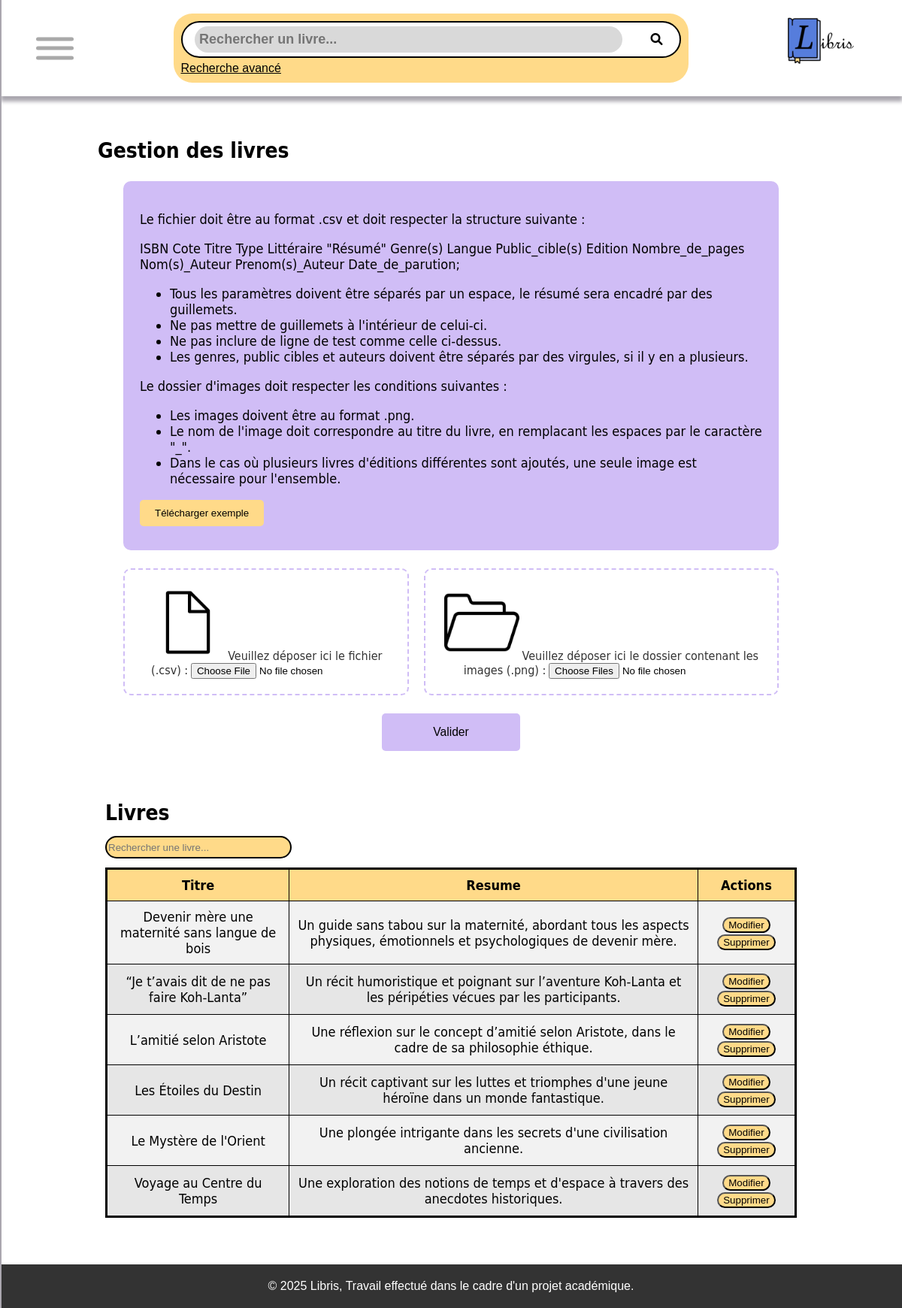
Page /Libris/gestion-livres.php (signed in) on the earlier database version.
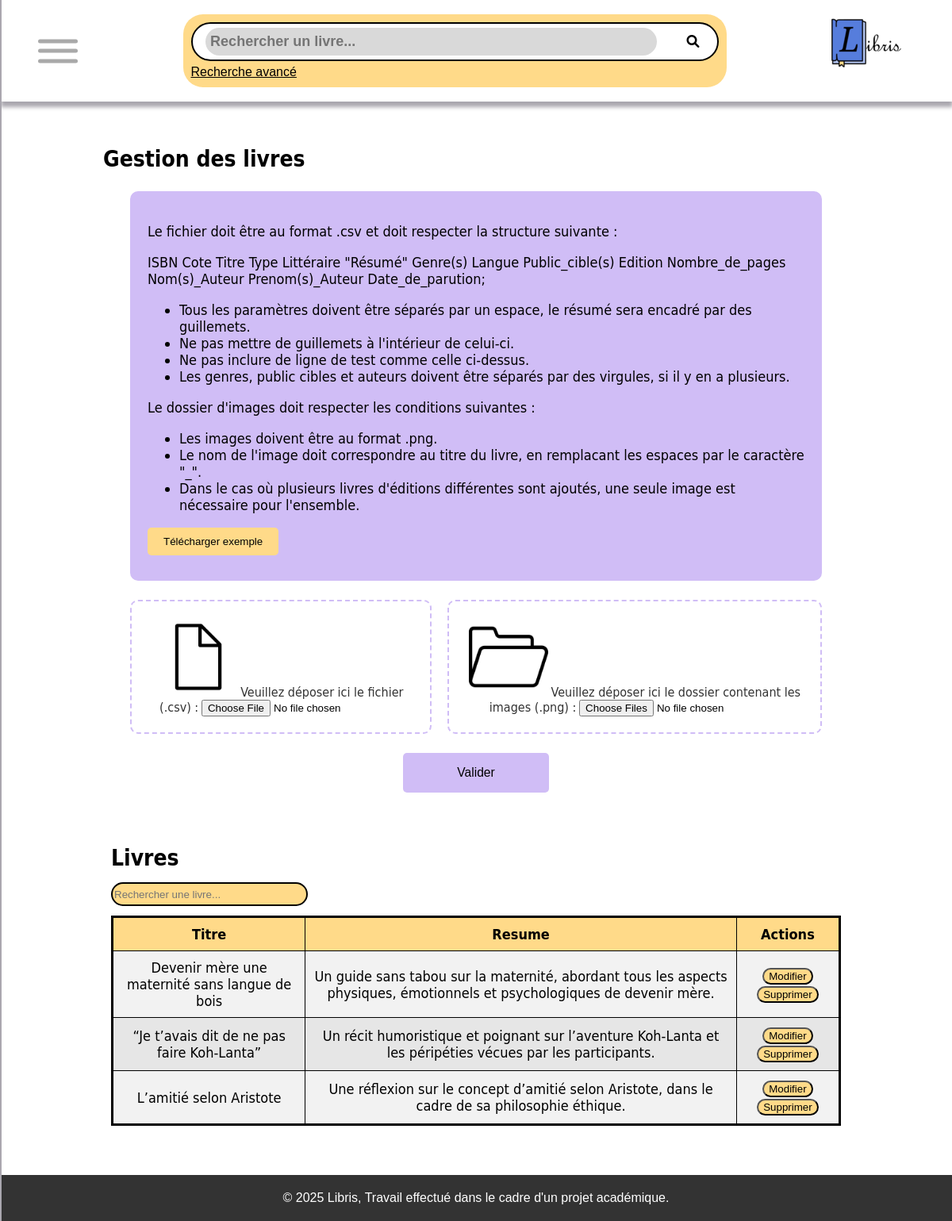
Same page on the later database version.
### tables this page shows
CREATE TABLE IF NOT EXISTS `livre` (
  `id_livre` int NOT NULL AUTO_INCREMENT,
  `cote_livre` varchar(10) NOT NULL,
  `titre_livre` varchar(50) NOT NULL,
  `type_litteraire` varchar(50) NOT NULL,
  `img_couverture` varchar(1000) NOT NULL,
  `resume` varchar(2000) NOT NULL,
  PRIMARY KEY (`id_livre`)
);

### Libris/gestion-livres.php (the view, shortened to what this page needs)
<?php
require_once "header.php";
$stmt = $conn->prepare("SELECT id_livre,titre_livre,resume,img_couverture FROM livre");
$stmt->execute();
$livres = $stmt->fetchAll(PDO::FETCH_ASSOC);
?>
<main class="gestion-livres">
    <h1>Gestion des livres</h1>
    <div class="ajout_livre">
        <div class ="info-style-container">
            <div class="info-style-fichier">
                <p>Le fichier doit être au format .csv et doit respecter la structure suivante :</p>
                <p>ISBN Cote Titre Type Littéraire "Résumé" Genre(s) Langue Public_cible(s) Edition Nombre_de_pages Nom(s)_Auteur Prenom(s)_Auteur Date_de_parution;</p>
                <ul>
                    <li> Tous les paramètres doivent être séparés par un espace, le résumé sera encadré par des guillemets.</li>
                    <li> Ne pas mettre de guillemets à l'intérieur de celui-ci.</li>
                    <li> Ne pas inclure de ligne de test comme celle ci-dessus.</li>
                    <li> Les genres, public cibles et auteurs doivent être séparés par des virgules, si il y en a plusieurs.</li>
                </ul>
                <p>Le dossier d'images doit respecter les conditions suivantes :</p>
                <ul>
                    <li> Les images doivent être au format .png.</li>
                    <li> Le nom de l'image doit correspondre au titre du livre, en remplacant les espaces par le caractère "_".</li>
                    <li> Dans le cas où plusieurs livres d'éditions différentes sont ajoutés, une seule image est nécessaire pour l'ensemble.</li>
                </ul>
                <a class="btn_ex_csv" href="Exemple/exemple.csv" download = "exemple.csv"> <button>Télécharger exemple</button></a>
            </div>
        </div>
        <form method="post" enctype="multipart/form-data">
            <div class="drop-zones-container">
                <div class="drop-zone" id="drop-zone-file">
                    <img src="img/nouveau-fichier.png" alt="UploadFich">
                    <label for="fileToUpload">Veuillez déposer ici le fichier (.csv) :</label>
                    <input type="file" name="fileToUpload" id="fileToUpload">
                </div>
                <div class="drop-zone" id="drop-zone-folder">
                    <img src="img/dossier.png" alt="UploadDoss">
                    <label for="folderToUpload[]">Veuillez déposer ici le dossier contenant les images (.png) :</label>
                    <input type="file" name="folderToUpload[]" id="folderToUpload" multiple directory="" webkitdirectory="" mozdirectory="">
                </div>
            </div>
            <div class="btn_valider_ajout container">
                <button type="submit" value="Valider" name="envoyer" class="btn_valider_ajout"> Valider </button>
            </div>
        </form>
        <div class="gestion_livre">
            <h1>Livres</h1>
            <input type="text" id="search-reservations-input" placeholder="Rechercher une livre..." onkeyup="search()">
            <table class="table-emprunts-reservations table-gestion" id="table-reservations">
                <thead>
                <tr>
                    <th>Titre</th>
                    <th>Resume</th>
                    <th>Actions</th>
                </tr>
                </thead>
                <tbody>
                <?php
                foreach ($livres as $livre) {
                    echo "<tr>";
                    echo "<td>". $livre["titre_livre"] ."</td>";
                    echo "<td>". $livre["resume"]. "</td>";
                    echo "<td>
                    <button onclick=\"popupModifie('".$livre["id_livre"]."','".$livre["titre_livre"]."','".$livre["resume"]."')\">Modifier</button>
                    <button onclick=\"popupSupprime('".$livre["id_livre"]."')\">Supprimer</button>";
                    echo "</td>";
                    echo "</tr>";
                }
                ?>
                </tbody>
            </table>
        </div>
    </div>
</main>
<?php
require_once "footer.php"
?>

### Libris/header.php (shortened to what this page needs)
<!DOCTYPE html>
<head>
    <link rel="stylesheet" href="css/style.css">
    <link rel="stylesheet" href="https://cdnjs.cloudflare.com/ajax/libs/font-awesome/6.0.0-beta3/css/all.min.css">
</head>
<body>
    <header>
        <span class="open" onclick="ouvreNav()">
            <span></span>
            <span></span>
            <span></span>
</span>
        <div class="search-bar-container">
            <div class="search-bar">
                <form method="get" action="./catalogue.php">
                    <input type="text" name="recherche" placeholder="Rechercher un livre...">
                    <button type="submit"><i class="fa-solid fa-magnifying-glass"></i></button>
                </form>
                <a class="advanced-search" href="./recherche_avance.php">Recherche avancé</a>
            </div>
        </div>
        <div>
        <a href="index.php"><img src="img/logo.png" alt="Logo"></a>
        </div>
    </header>
    <div id="Sidebar" class="sidebar">
        <ul>
            <a href="index.php" class="active"><i class="fa-sharp fa-regular fa-house"></i> Decouvrir</a>
            <a href="catalogue.php"><i class="fa-regular fa-book-open"></i> Catalogue</a>
            <?php
            if(isset($_SESSION['user'])){
                if(isset($_SESSION['admin']) && $_SESSION['admin']===1){
                    echo '<li><a href="./gestion-utilisateurs"><i class="fa-sharp fa-regular fa-scroll"></i> Gestion des comptes</a></li>';
                }
            }?>
        </ul>
        <br>
        <ul>
            <?php if(isset($_SESSION['user'])) {
                echo '<li><a href="deconnexion.php"><i class="fa-solid fa-sign-out-alt"></i> Se déconnecter</a></li>';
            } ?>
        </ul>
    </div>
    <main>

### Libris/footer.php
</main>
<footer>
    <div class="footer-content">
        <p>&copy; <?php echo date("Y"); ?> Libris, Travail effectué dans le cadre d'un projet académique.</p>
    </div>
</footer>
</body>
</html>

Differences in the rows shown:
removed livre: titre_livre "Les Étoiles du Destin", resume "Un récit captivant sur les luttes et triomphes d'une jeune héroïne dans un monde fantastique."
removed livre: titre_livre "Le Mystère de l'Orient", resume "Une plongée intrigante dans les secrets d'une civilisation ancienne."
removed livre: titre_livre "Voyage au Centre du Temps", resume "Une exploration des notions de temps et d'espace à travers des anecdotes historiques."
